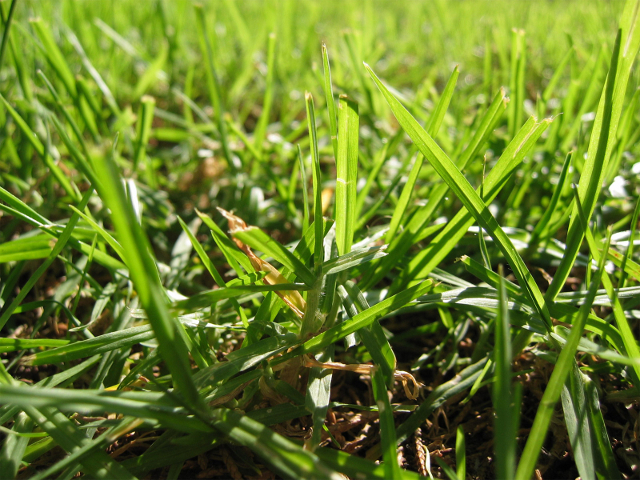
#> input picture gui/web_gui/sitetest2/1.grass10.jpg, 640 x 480 px
$ python show_histogram.py 1.grass10.jpg 1.grass10.jpg   (Python 2 division)   (older library calls are emulated)
#> lines starting #> are read from the running program, lines starting #| are printed output that depends on the picture
# RGB Hitogram
# This script will create a histogram image based on the RGB content of
# an image. It uses PIL to do most of the donkey work but then we just
# draw a pretty graph out of it.
#
# May 2009,  Scott McDonough, www.scottmcdonough.co.uk
#

import Image, ImageDraw
import sys

import numpy as np
import matplotlib.pyplot as plt
import pylab as P


if __name__=="__main__":

	if len(sys.argv) < 1:
		#print "******* Requires an image files of the same size."
		#print "This program will return the angle at which the second is in relation to the first. ***"
		sys.exit(-1)

	try:
		imagepath = sys.argv[1] # The image to build the histogram of
		#img2 = cv.LoadImage(sys.argv[2],cv.CV_LOAD_IMAGE_GRAYSCALE)
	except:
		print "******* Could not open image files *******"
		sys.exit(-1)


	histHeight = 120            # Height of the histogram
	histWidth = 256             # Width of the histogram
	multiplerValue = 1.5        # The multiplier value basically increases
		                        # the histogram height so that love values
		                        # are easier to see, this in effect chops off
		                        # the top of the histogram.
	showFstopLines = True       # True/False to hide outline
	fStopLines = 5


	# Colours to be used
	backgroundColor = (51,51,51)    # Background color
	lineColor = (102,102,102)       # Line color of fStop Markers
	red = (255,60,60)               # Color for the red lines
	green = (51,204,51)             # Color for the green lines
	blue = (0,102,255)              # Color for the blue lines

	##################################################################################


	img = Image.open(imagepath)
#> img is the input picture: PIL image 640x480 RGB; mean R, G, B 107, 129.1, 41.5
	hist = img.histogram()
#> hist = 768 values, max 9597 at index 523, min 4 at index 256, mean 1200
	histMax = max(hist)                                     #comon color
#> histMax = 9597
	xScale = float(histWidth)/len(hist)                     # xScaling
#> xScale = 0.333
	yScale = float((histHeight)*multiplerValue)/histMax     # yScaling
#> yScale = 0.0188


	im = Image.new("RGBA", (histWidth, histHeight), backgroundColor)
	draw = ImageDraw.Draw(im)


	# Draw Outline is required
	if showFstopLines:
		xmarker = histWidth/fStopLines
		x =0
		for i in range(1,fStopLines+1):
		    draw.line((x, 0, x, histHeight), fill=lineColor)
		    x+=xmarker
#> after the loop, x = 255
		draw.line((histWidth-1, 0, histWidth-1, 200), fill=lineColor)
		draw.line((0, 0, 0, histHeight), fill=lineColor)


	# Draw the RGB histogram lines
	x=0; c=0;
	for i in hist:
		if int(i)==0: pass
		else:
		    color = red
		    if c>255: color = green
		    if c>511: color = blue
		    draw.line((x, histHeight, x, histHeight-(i*yScale)), fill=color)
		if x>255: x=0
		else: x+=1
		c+=1
#> this loop made 768 passes
#> i on passes 1 to 12: 6, 16, 46, 110, 165, 281, 409, 476, 555, 647, 702, 661
#> after the loop, c = 768; x = 254

	# Now save and show the histogram
	im.save('histogram.png', 'PNG')
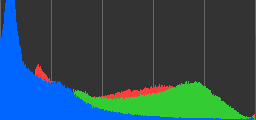
#> saved as histogram.png: PIL image 256x120 RGBA; mean R, G, B, A 46.1, 77.7, 88.2, 255
	im.show()
	#!/usr/bin/env python

	#
	# The hist() function now has a lot more options
	#

	#
	# first create a single histogram
	#
	mu, sigma = 200, 25
	x = mu + sigma*P.randn(10000)

	# the histogram of the data with histtype='step'
	n, bins, patches = P.hist(x, 50, normed=1, histtype='stepfilled')
	P.setp(patches, 'facecolor', 'g', 'alpha', 0.75)

	# add a line showing the expected distribution
#> (the run stopped early here; a loop or call above may not have finished)
